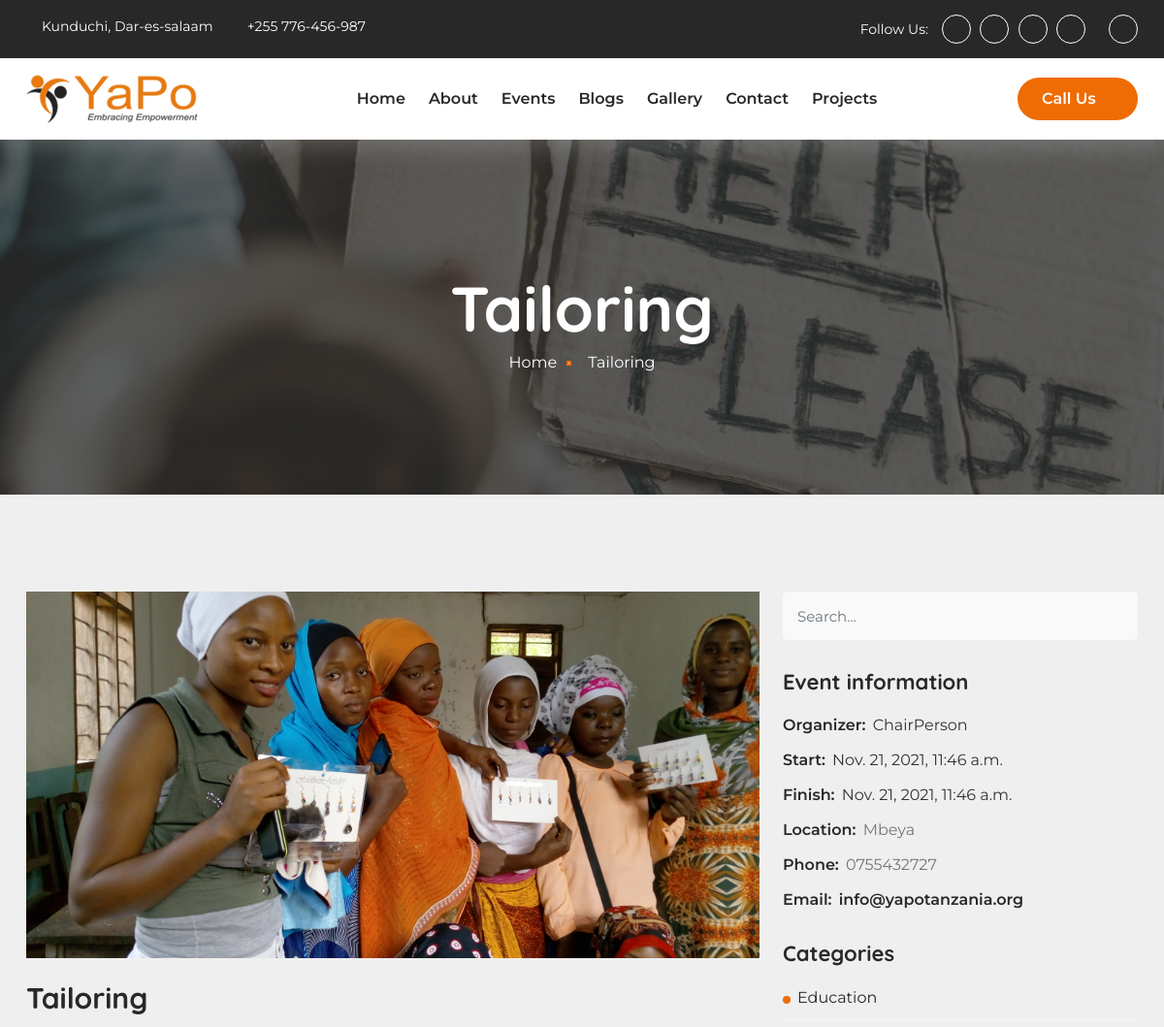
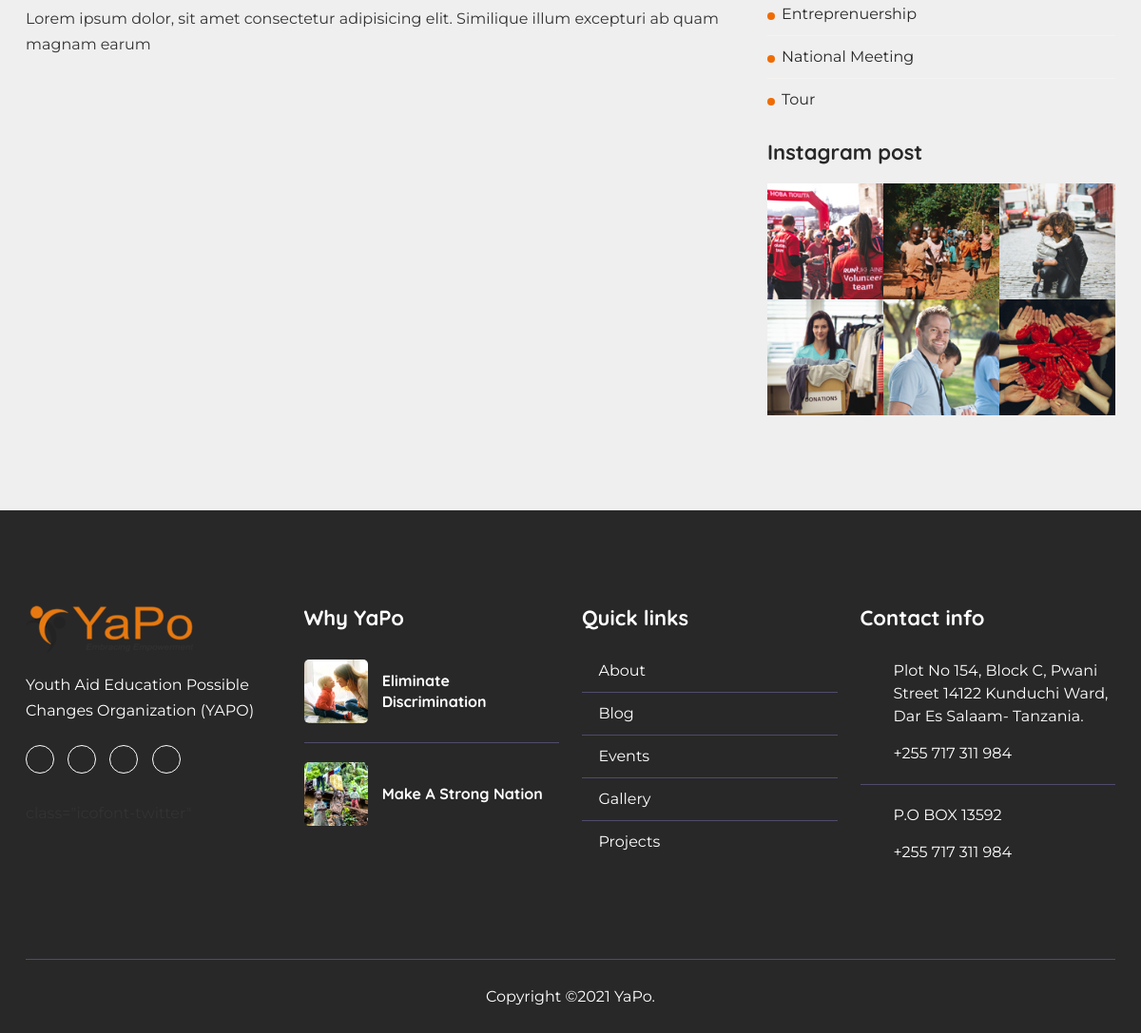
Page /event-details/3 on the committed database (2 pictures, top to bottom).
### core/models.py (models this page shows, shortened)
class Event(models.Model):
    title = models.CharField(max_length=125)
    image = models.FileField()
    start_time = models.DateTimeField()
    finish_time = models.DateTimeField()
    location = models.CharField(max_length=100)
    description = models.TextField()
    phone = models.CharField(max_length=100)
    organizer = models.CharField(max_length=150)
    email = models.CharField(max_length=100)

### core/views.py (the view)
# urls.py: path('event-details/<int:event_id>', event_details, name='event-details'),
def event_details(request, event_id):
    event = Event.objects.get(id=event_id)
    context = {
        'event': event
    }
    return render(request, 'event-details.html', context)

### templates/event-details.html (shortened to what this page needs)
{% extends 'base.html' %}
{% load static %}
{% block content %}
    <div class="page-title-area title-bg-five">
        <div class="d-table">
            <div class="d-table-cell">
                <div class="container">
                    <div class="title-item">
                        <h2>{{ event.title }}</h2>
                        <ul>
                            <li>
                                <a href="{% url 'index' %}">Home</a>
                            </li>
                            <li>
                                <span>{{ event.title }}</span>
                            </li>
                        </ul>
                    </div>
                </div>
            </div>
        </div>
    </div>
    <div class="event-details-area ptb-100">
        <div class="container">
            <div class="row">
                <div class="col-lg-8">
                    <div class="details-item">
                        <div class="details-img">
                            <img src="{{ event.image.url }}" alt="Details">
                            <h2>{{ event.title }}
                            </h2>
                            <p>{{ event.description }}</p>
                        </div>
                    </div>
                </div>
                <div class="col-lg-4">
                    <div class="widget-area">
                        <div class="search widget-item">
                            <form>
                                <input type="text" class="form-control" placeholder="Search...">
                                <button type="submit" class="btn">
                                    <i class="icofont-search-1"></i>
                                </button>
                            </form>
                        </div>
                        <div class="information widget-item">
                            <h3>Event information</h3>
                            <ul>
                                <li>
                                    <span>Organizer:</span>
                                    {{ event.organizer }}
                                </li>
                                <li>
                                    <span>Start:</span>
                                    {{ event.start_time }}
                                </li>
                                <li>
                                    <span>Finish:</span>
                                    {{ event.finish_time }}
                                </li>
                                <li>
                                    <span>Location:</span>
                                    <a href="#">{{ event.location }}</a>
                                </li>
                                <li>
                                    <span>Phone:</span>
                                    <a href="tel:+123456789">{{ event.phone }}</a>
                                </li>
                                <li>
                                    <span>Email:</span>
                                    <a
                                        href="#"><span
                                            class="__cf_email__"
                                            data-cfemail="b9d1dcd5d5d6f9dfd0d7ddd697dad6d4">{{ event.email }}</span></a>
                                </li>
                            </ul>
                        </div>
                        <div class="common-right-content widget-item">
                            <h3>Categories</h3>
                            <ul>
                                <li>
                                    <a href="{% url 'events' %}">Education </a>
                                </li>
                                <li>
                                    <a href="% url 'events' %}">Entreprenuership </a>
                                </li>
                                <li>
                                    <a href="% url 'events' %}">National Meeting </a>
                                </li>
                                <li>
                                    <a href="% url 'events' %}">Tour </a>
                                </li>
                            </ul>
                        </div>
                        <div class="instagram widget-item">
                            <h3>Instagram post</h3>
                            <div class="row m-0">
                                <div class="col-4 col-sm-3 col-lg-4 p-0">
                                    <div class="instagram-item">
                                        <img src="{% static 'assets/img/blog/instagram1.jpg' %}" alt="Instagram">
                                    </div>
                                </div>
                                <div class="col-4 col-sm-3 col-lg-4 p-0">
                                    <div class="instagram-item">
                                        <img src="{% static 'assets/img/blog/instagram2.jpg' %}" alt="Instagram">
                                    </div>
                                </div>
                                <div class="col-4 col-sm-3 col-lg-4 p-0">
                                    <div class="instagram-item">
                                        <img src="{% static 'assets/img/blog/instagram3.jpg' %}" alt="Instagram">
                                    </div>
                                </div>
                                <div class="col-4 col-sm-3 col-lg-4 p-0">
                                    <div class="instagram-item">
                                        <img src="{% static 'assets/img/blog/instagram4.jpg' %}" alt="Instagram">
                                    </div>
                                </div>
                                <div class="col-4 col-sm-3 col-lg-4 p-0">
                                    <div class="instagram-item">
                                        <img src="{% static 'assets/img/blog/instagram5.jpg' %}" alt="Instagram">
                                    </div>
                                </div>
                                <div class="col-4 col-sm-3 col-lg-4 p-0">
                                    <div class="instagram-item">
                                        <img src="{% static 'assets/img/blog/instagram6.jpg' %}" alt="Instagram">
                                    </div>
                                </div>
                            </div>
                        </div>
                    </div>
                </div>
            </div>
        </div>
    </div>
{% endblock content %}

### static/assets/css/meanmenu.css (style rules this page uses)
body { font-family:oswald,sans-serif;padding:0;margin:0;font-size:15px;background-color:#f1f1f1 }

### static/assets/css/style.css (style rules this page uses)
body { font-family:open sans,sans-serif;color:#757575;background-color:#fff;font-size:16px }
h1,h2,h3,h4,h5,h6 { font-weight:700;color:#282828;font-family:quicksand,sans-serif }
p { line-height:1.7 }
a { -webkit-transition:.5s all ease;transition:.5s all ease;text-decoration:none }
img { max-width:100% }
.d-table { width:100%;height:100% }
.d-table-cell { vertical-align:middle }
.ptb-100 { padding-top:100px;padding-bottom:100px }
ul { margin:0;padding:0 }
.container { max-width:1170px }
.title-bg-five { background-image:url(../img/banner/title-bg5.jpg) }
.page-title-area { height:450px;background-size:cover;background-position:center center;background-repeat:no-repeat;position:relative }
.page-title-area:before { position:absolute;content:'';width:100%;height:100%;top:0;left:0;background-color:#282828;opacity:.75 }
.page-title-area .title-item { position:relative;z-index:1;text-align:center;margin-top:95px }
.page-title-area .title-item h2 { font-size:65px;color:#fff;margin-bottom:5px }
.page-title-area .title-item ul li { list-style-type:none;display:inline-block;margin-left:14px;margin-right:14px;position:relative }
.page-title-area .title-item ul li:before { position:absolute;content:'';width:5px;height:5px;top:10px;left:60px;background-color:#fff;-webkit-transition:.5s all ease;transition:.5s all ease;-webkit-animation:rotate360 1s infinite linear;animation:rotate360 1s infinite linear;border:2px solid #ef6c05 }
.page-title-area .title-item ul li:last-child:before { display:none }
.page-title-area .title-item ul li a { display:inline-block;color:#fff }
.page-title-area .title-item ul li span { display:inline-block;color:#fff }
.widget-area .widget-item { margin-bottom:30px }
.widget-area .widget-item:last-child { margin-bottom:0 }
.widget-area .widget-item h3 { font-size:22px;margin-bottom:20px }
.widget-area .search { position:relative }
.widget-area .search .form-control { height:50px;border-radius:5px;padding-left:15px;font-size:15px;border:0;background-color:#f9f9f9 }
.widget-area .search .btn { padding:0;position:absolute;top:10px;right:15px;font-size:20px;color:#ef6c05;-webkit-transition:.5s all ease;transition:.5s all ease }
.widget-area .common-right-content ul li { list-style-type:none;display:block;border-bottom:1px solid #f5f2f2;position:relative;padding-left:15px;margin-bottom:10px;padding-bottom:10px;-webkit-transition:.5s all ease;transition:.5s all ease }
.widget-area .common-right-content ul li:before { position:absolute;content:'';top:10px;left:0;width:8px;height:8px;border-radius:50%;background-color:#ef6c05 }
.widget-area .common-right-content ul li:last-child { border-bottom:0;padding-bottom:0;margin-bottom:0 }
.widget-area .common-right-content ul li a { display:block;color:#282828 }
.widget-area .instagram .instagram-item { position:relative }
.widget-area .instagram .instagram-item img { width:100% }
.widget-area .instagram .instagram-item:before { position:absolute;content:'';width:100%;height:100%;top:0;left:0;background-color:#282828;opacity:0;visibility:hidden;-webkit-transform:scale(.5);transform:scale(.5);-webkit-transition:.5s all ease;transition:.5s all ease }
.event-details-area .details-item .details-img img { margin-bottom:20px }
.event-details-area .details-item .details-img h2 { font-size:30px;margin-bottom:15px;line-height:1.4 }
.event-details-area .details-item .details-img p { margin-bottom:10px }
.event-details-area .details-item .details-img p:last-child { margin-bottom:0 }
.widget-area .information ul li { list-style-type:none;display:block;margin-bottom:12px }
.widget-area .information ul li:last-child { margin-bottom:0 }
.widget-area .information ul li span { display:inline-block;font-weight:600;margin-right:3px;color:#282828 }
.widget-area .information ul li a { display:inline-block;color:#757575 }

### rows in the picture
Event: title "Tailoring", image (picture), description "Lorem ipsum dolor, sit amet consectetur adipisicing elit. Similique illum excepturi ab quam magnam earum", organizer "ChairPerson", start_time "Nov. 21, 2021, 11:46 a.m.", finish_time "Nov. 21, 2021, 11:46 a.m.", location "Mbeya", phone "0755432727", email "info@yapotanzania.org"
